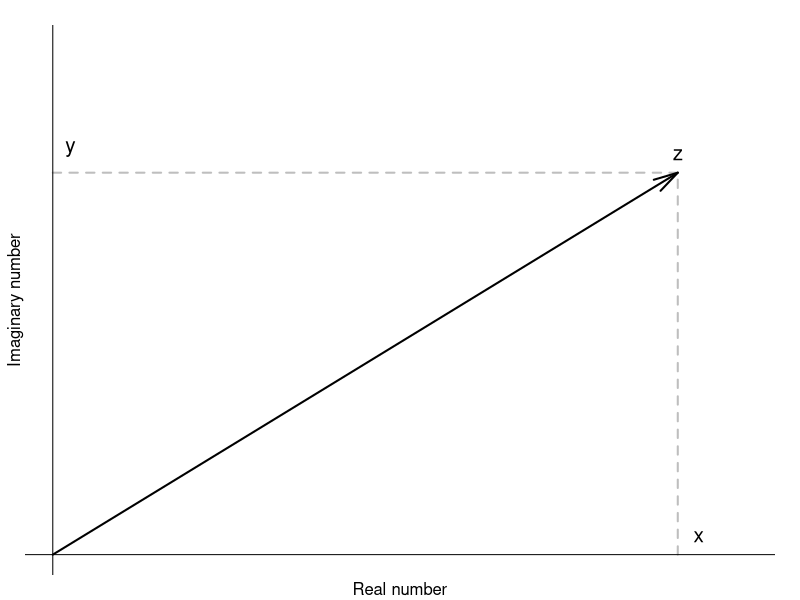

The R source for this figure: (Note: this script raises an error after producing the figure.)
## ---- chunk 1
par(mar=c(1,1,1,1), cex=1.25, cex.lab=1/1.25)
plot(c(0,9),c(0,6), type="l",
     xlab="", ylab="",
     xlim=c(0,10), ylim=c(0,8), axes=F,
     yaxt="n", xaxt="n", col="white")
lines(c(0,9), c(6,6), lwd=2, lty=2, col="grey")
lines(c(9,9), c(0,6), lwd=2, lty=2, col="grey")
arrows(0,0,9,6, lwd=2, angle=15)
text(9,6,"z",pos=3)
text(9.3,0,"x",pos=3)
text(0,6.4,"y",pos=4)
abline(h=0,v=0,lty=1)
title(ylab="Imaginary number", line=0)
title(xlab="Real number", line=0)
## ---- chunk 2
x <- complex(real=9, imaginary=6)
par(mar=c(1,1,1,1), cex=1)
plot(c(0,9),c(0,6), type="l",
     xlab="", ylab="",
     xlim=c(-12,15), ylim=c(-12,15), axes=F,
     yaxt="n", xaxt="n", col="white")
draw.circle(0,0,sqrt(9^2+6^2))
# text(4.5,3,TeX("$r$"),pos=3)
draw.arc(0,0,2,Arg(x),Arg(x)+pi/2, lwd=2, col=2)
text(Re(x),Im(x),TeX("$z_1$"),pos=3)
arrows(0,0,Re(x),Im(x), lwd=2, angle=15, col=1)
text(1,1.5,TeX("$\\pi/2$"),pos=3, cex=0.8)
# text(4.5,1,TeX("$\\phi_2$"),pos=3)
x <- x * 1i
draw.arc(0,0,2,Arg(x),Arg(x)+pi/2, lwd=2, col=3)
text(Re(x),Im(x),TeX("$z_2$"),pos=3)
arrows(0,0,Re(x),Im(x), lwd=2, angle=15, col=2)
x <- x * 1i
draw.arc(0,0,2,Arg(x),Arg(x)+pi/2, lwd=2, col=4)
text(Re(x),Im(x),TeX("$z_3$"),pos=1)
arrows(0,0,Re(x),Im(x), lwd=2, angle=15, col=3)
x <- x * 1i
draw.arc(0,0,2,Arg(x),Arg(x)+pi/2, lwd=2, col=1)
text(Re(x),Im(x),TeX("$z_4$"),pos=1)
arrows(0,0,Re(x),Im(x), lwd=2, angle=15, col=4)

abline(h=0,v=0,lty=1)
text(15, -1, "x", cex=1.25)
text(-1, 15, "y", cex=1.25)
## ---- chunk 3
par(mar=c(1,1,1,1), cex=1.25, cex.lab=1/1.25)
plot(0,0, type="p",
     xlab="", ylab="",
     xlim=c(0,12), ylim=c(0,2), axes=F,
     yaxt="n", xaxt="n", col="white")
lines(c(0,abs(9+6i)), c(Arg(9+6i),Arg(9+6i)), lwd=2, lty=2, col="grey")
lines(c(abs(9+6i),abs(9+6i)), c(0,Arg(9+6i)), lwd=2, lty=2, col="grey")
points(abs(9+6i),Arg(9+6i), lwd=2, pch=20)
text(abs(9+6i),Arg(9+6i),"z",pos=3)
text(abs(9+6i)*(1+0.05),0,"r",pos=3)
text(0,Arg(9+6i)*(1+0.15),TeX("\\phi"),pos=4)
abline(h=0,v=0,lty=1)
title(ylab="Polar angle", line=0)
title(xlab="Magnitude", line=0)
## ---- chunk 4
x <- rnorm(100,100,10)
y <- 1/x*rlnorm(100,0,0.02)
z <- x*exp(y*1i)
par(mar=c(1,1,1,1), cex=1.25, mfcol=c(1,2))
plot(Re(z), Im(z), type="p",
     xlab="", ylab="",
     yaxt="n", xaxt="n")
title(ylab="Imaginary number", line=0)
title(xlab="Real number", line=0)

plot(abs(z),Arg(z), type="p",
     xlab="", ylab="",
     yaxt="n", xaxt="n")
points(abs(9+6i),Arg(9+6i), lwd=2, pch=20)
abline(h=0,v=0,lty=1)
title(ylab="Polar angle", line=0)
title(xlab="Magnitude", line=0)
## ---- chunk 5
par(mar=c(1,1,1,1), cex=1.25, cex.lab=1/1.25)
plot(c(0,9),c(0,6), type="l",
     xlab="", ylab="",
     xlim=c(0,12), ylim=c(0,12), axes=F,
     yaxt="n", xaxt="n", col="white")
draw.circle(0,0,sqrt(9^2+6^2))
text(9,6,TeX("$z_1$"),pos=3)
text(6,9,TeX("$z_2$"),pos=3)
text(4.5,3,TeX("$r$"),pos=3)
text(3,4.5,TeX("$r$"),pos=3)
draw.arc(0,0,2,0,atan(6/9), col="grey", lwd=2)
draw.arc(0,0,4,0,atan(9/6), col="grey", lwd=2)
arrows(0,0,9,6, lwd=2, angle=15)
arrows(0,0,6,9, lwd=2, angle=15)
text(2.7,0.1,TeX("$\\phi_1$"),pos=3)
text(4.5,1,TeX("$\\phi_2$"),pos=3)
abline(h=0,v=0,lty=1)
title(ylab="Imaginary number", line=0)
title(xlab="Real number", line=0)
